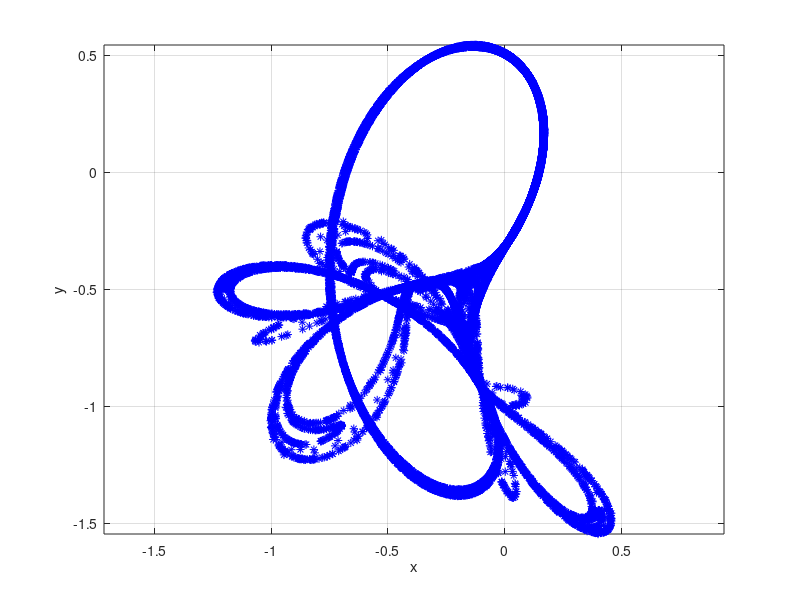

This figure's MATLAB source:
clear all; close all; clc;

%% variable
% a = 1.4; b = 0.3;
a = 0.9; b = -0.6013; c = 2.0; d = 0.5;
iter = 20000; % number of iteration
trunc = 500;

%% quadratic map
x = @(a,b,xy)(xy(1)^2-xy(2)^2+a*xy(1)+b*xy(2));
y = @(c,d,xy)(2*xy(1)*xy(2)+c*xy(1)+d*xy(2));

init = [-0.72,-0.64];
xy_result(1,:) = init;

figure('units','normalized','outerposition',[0 0 1 1]);

for i = 2:iter
    xy_result(i,:) = [x(a,b,xy_result(i-1,:)),y(c,d,xy_result(i-1,:))];
end
plot(xy_result(trunc:iter,1),xy_result(trunc:iter,2),'b*');
axis equal tight;
% title({['Quadratic Map'];['a=',num2str(a),', b=',num2str(b),', c=',num2str(c),', d=',num2str(d)]});
xlabel('x');
ylabel('y');
grid on;
